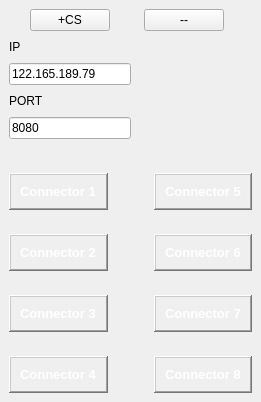
  <widget class="QDockWidget" name="dockWidget">
   <attribute name="dockWidgetArea">
    <number>1</number>
   </attribute>
   <widget class="QWidget" name="dockWidgetContents">
    <layout class="QGridLayout" name="gridLayout">
     <item row="0" column="0">
      <layout class="QVBoxLayout" name="verticalLayout">
       <item>
        <layout class="QHBoxLayout" name="horizontalLayout_2">
         <item>
          <spacer name="horizontalSpacer">
           <property name="orientation">
            <enum>Qt::Horizontal</enum>
           </property>
           <property name="sizeHint" stdset="0">
            <size>
             <width>18</width>
             <height>20</height>
            </size>
           </property>
          </spacer>
         </item>
         <item>
          <widget class="QPushButton" name="pushButton_Add_CS">
           <property name="text">
            <string>+CS</string>
           </property>
          </widget>
         </item>
         <item>
          <spacer name="horizontalSpacer_2">
           <property name="orientation">
            <enum>Qt::Horizontal</enum>
           </property>
           <property name="sizeHint" stdset="0">
            <size>
             <width>28</width>
             <height>20</height>
            </size>
           </property>
          </spacer>
         </item>
         <item>
          <widget class="QPushButton" name="pushButton_Delete">
           <property name="text">
            <string>--</string>
           </property>
          </widget>
         </item>
         <item>
          <spacer name="horizontalSpacer_4">
           <property name="orientation">
            <enum>Qt::Horizontal</enum>
           </property>
           <property name="sizeHint" stdset="0">
            <size>
             <width>28</width>
             <height>20</height>
            </size>
           </property>
          </spacer>
         </item>
        </layout>
       </item>
       <item>
        <layout class="QHBoxLayout" name="horizontalLayout_3">
         <item>
          <widget class="QLabel" name="label_9">
           <property name="text">
            <string>IP</string>
           </property>
          </widget>
         </item>
         <item>
          <spacer name="horizontalSpacer_10">
           <property name="orientation">
            <enum>Qt::Horizontal</enum>
           </property>
           <property name="sizeHint" stdset="0">
            <size>
             <width>98</width>
             <height>20</height>
            </size>
           </property>
          </spacer>
         </item>
        </layout>
       </item>
       <item>
        <layout class="QHBoxLayout" name="horizontalLayout_4">
         <item>
          <widget class="QLineEdit" name="lineEdit_ip">
           <property name="text">
            <string>122.165.189.79</string>
           </property>
          </widget>
         </item>
         <item>
          <spacer name="horizontalSpacer_3">
           <property name="orientation">
            <enum>Qt::Horizontal</enum>
           </property>
           <property name="sizeHint" stdset="0">
            <size>
             <width>98</width>
             <height>20</height>
            </size>
           </property>
          </spacer>
         </item>
        </layout>
       </item>
       <item>
        <layout class="QHBoxLayout" name="horizontalLayout_5">
         <item>
          <widget class="QLabel" name="label_10">
           <property name="text">
            <string>PORT</string>
           </property>
          </widget>
         </item>
         <item>
          <spacer name="horizontalSpacer_6">
           <property name="orientation">
            <enum>Qt::Horizontal</enum>
           </property>
           <property name="sizeHint" stdset="0">
            <size>
             <width>98</width>
             <height>20</height>
            </size>
           </property>
          </spacer>
         </item>
        </layout>
       </item>
       <item>
        <layout class="QHBoxLayout" name="horizontalLayout_6">
         <item>
          <widget class="QLineEdit" name="lineEdit_port">
           <property name="text">
            <string>8080</string>
           </property>
          </widget>
         </item>
         <item>
          <spacer name="horizontalSpacer_5">
           <property name="orientation">
            <enum>Qt::Horizontal</enum>
           </property>
           <property name="sizeHint" stdset="0">
            <size>
             <width>98</width>
             <height>20</height>
            </size>
           </property>
          </spacer>
         </item>
        </layout>
       </item>
       <item>
        <layout class="QHBoxLayout" name="horizontalLayout_9">
         <item>
          <layout class="QVBoxLayout" name="verticalLayout_5">
           <item>
            <spacer name="verticalSpacer_9">
             <property name="orientation">
              <enum>Qt::Vertical</enum>
             </property>
             <property name="sizeHint" stdset="0">
              <size>
               <width>20</width>
               <height>28</height>
              </size>
             </property>
            </spacer>
           </item>
           <item>
            <widget class="QFrame" name="frame_con1">
             <property name="sizePolicy">
              <sizepolicy hsizetype="Expanding" vsizetype="Expanding">
               <horstretch>0</horstretch>
               <verstretch>0</verstretch>
              </sizepolicy>
             </property>
             <property name="frameShape">
              <enum>QFrame::WinPanel</enum>
             </property>
             <property name="frameShadow">
              <enum>QFrame::Raised</enum>
             </property>
             <layout class="QGridLayout" name="gridLayout_12">
              <item row="0" column="0">
               <widget class="QLabel" name="label_88">
                <property name="font">
                 <font>
                  <pointsize>10</pointsize>
                  <weight>75</weight>
                  <bold>true</bold>
                 </font>
                </property>
                <property name="styleSheet">
                 <string notr="true">color:rgb(255, 255, 255)</string>
                </property>
                <property name="text">
                 <string>Connector 1</string>
                </property>
               </widget>
              </item>
             </layout>
            </widget>
           </item>
           <item>
            <spacer name="verticalSpacer_10">
             <property name="orientation">
              <enum>Qt::Vertical</enum>
             </property>
             <property name="sizeHint" stdset="0">
              <size>
               <width>20</width>
               <height>18</height>
              </size>
             </property>
            </spacer>
           </item>
           <item>
            <widget class="QFrame" name="frame_con2">
             <property name="sizePolicy">
              <sizepolicy hsizetype="Expanding" vsizetype="Expanding">
               <horstretch>0</horstretch>
               <verstretch>0</verstretch>
              </sizepolicy>
             </property>
             <property name="frameShape">
              <enum>QFrame::WinPanel</enum>
             </property>
             <property name="frameShadow">
              <enum>QFrame::Raised</enum>
             </property>
             <layout class="QGridLayout" name="gridLayout_13">
              <item row="0" column="0">
               <widget class="QLabel" name="label_89">
                <property name="font">
                 <font>
                  <pointsize>10</pointsize>
                  <weight>75</weight>
                  <bold>true</bold>
                 </font>
                </property>
                <property name="styleSheet">
                 <string notr="true">color:rgb(255, 255, 255)</string>
                </property>
                <property name="text">
                 <string>Connector 2</string>
                </property>
               </widget>
              </item>
             </layout>
            </widget>
           </item>
           <item>
            <spacer name="verticalSpacer_11">
             <property name="orientation">
              <enum>Qt::Vertical</enum>
             </property>
             <property name="sizeHint" stdset="0">
              <size>
               <width>20</width>
               <height>18</height>
              </size>
             </property>
            </spacer>
           </item>
           <item>
            <widget class="QFrame" name="frame_con3">
             <property name="sizePolicy">
              <sizepolicy hsizetype="Expanding" vsizetype="Expanding">
               <horstretch>0</horstretch>
               <verstretch>0</verstretch>
              </sizepolicy>
             </property>
             <property name="frameShape">
              <enum>QFrame::WinPanel</enum>
             </property>
             <property name="frameShadow">
              <enum>QFrame::Raised</enum>
             </property>
             <layout class="QGridLayout" name="gridLayout_14">
              <item row="0" column="0">
               <widget class="QLabel" name="label_90">
                <property name="font">
                 <font>
                  <pointsize>10</pointsize>
                  <weight>75</weight>
                  <bold>true</bold>
                 </font>
                </property>
                <property name="styleSheet">
                 <string notr="true">color:rgb(255, 255, 255)</string>
                </property>
                <property name="text">
                 <string>Connector 3</string>
                </property>
               </widget>
              </item>
             </layout>
            </widget>
           </item>
           <item>
            <spacer name="verticalSpacer_12">
             <property name="orientation">
              <enum>Qt::Vertical</enum>
             </property>
             <property name="sizeHint" stdset="0">
              <size>
               <width>20</width>
               <height>18</height>
              </size>
             </property>
            </spacer>
           </item>
           <item>
            <widget class="QFrame" name="frame_con4">
             <property name="sizePolicy">
              <sizepolicy hsizetype="Expanding" vsizetype="Expanding">
               <horstretch>0</horstretch>
               <verstretch>0</verstretch>
              </sizepolicy>
             </property>
             <property name="frameShape">
              <enum>QFrame::WinPanel</enum>
             </property>
             <property name="frameShadow">
              <enum>QFrame::Raised</enum>
             </property>
             <layout class="QGridLayout" name="gridLayout_15">
              <item row="0" column="0">
               <widget class="QLabel" name="label_91">
                <property name="font">
                 <font>
                  <pointsize>10</pointsize>
                  <weight>75</weight>
                  <bold>true</bold>
                 </font>
                </property>
                <property name="styleSheet">
                 <string notr="true">color:rgb(255, 255, 255)</string>
                </property>
                <property name="text">
                 <string>Connector 4</string>
                </property>
               </widget>
              </item>
             </layout>
            </widget>
           </item>
          </layout>
         </item>
         <item>
          <spacer name="horizontalSpacer_12">
           <property name="orientation">
            <enum>Qt::Horizontal</enum>
           </property>
           <property name="sizeHint" stdset="0">
            <size>
             <width>40</width>
             <height>20</height>
            </size>
           </property>
          </spacer>
         </item>
         <item>
          <layout class="QVBoxLayout" name="verticalLayout_6">
           <item>
            <spacer name="verticalSpacer_13">
             <property name="orientation">
              <enum>Qt::Vertical</enum>
             </property>
             <property name="sizeHint" stdset="0">
              <size>
               <width>20</width>
               <height>28</height>
              </size>
             </property>
            </spacer>
           </item>
           <item>
            <widget class="QFrame" name="frame_con5">
             <property name="sizePolicy">
              <sizepolicy hsizetype="Expanding" vsizetype="Expanding">
               <horstretch>0</horstretch>
               <verstretch>0</verstretch>
              </sizepolicy>
             </property>
             <property name="frameShape">
              <enum>QFrame::WinPanel</enum>
             </property>
             <property name="frameShadow">
              <enum>QFrame::Raised</enum>
             </property>
             <layout class="QGridLayout" name="gridLayout_16">
              <item row="0" column="0">
               <widget class="QLabel" name="label_92">
                <property name="font">
                 <font>
                  <pointsize>10</pointsize>
                  <weight>75</weight>
                  <bold>true</bold>
                 </font>
                </property>
                <property name="styleSheet">
                 <string notr="true">color:rgb(255, 255, 255)</string>
                </property>
                <property name="text">
                 <string>Connector 5</string>
                </property>
               </widget>
              </item>
             </layout>
            </widget>
           </item>
           <item>
            <spacer name="verticalSpacer_14">
             <property name="orientation">
              <enum>Qt::Vertical</enum>
             </property>
             <property name="sizeHint" stdset="0">
              <size>
               <width>20</width>
               <height>18</height>
              </size>
             </property>
            </spacer>
           </item>
           <item>
            <widget class="QFrame" name="frame_con6">
             <property name="sizePolicy">
              <sizepolicy hsizetype="Expanding" vsizetype="Expanding">
               <horstretch>0</horstretch>
               <verstretch>0</verstretch>
              </sizepolicy>
             </property>
             <property name="frameShape">
              <enum>QFrame::WinPanel</enum>
             </property>
             <property name="frameShadow">
              <enum>QFrame::Raised</enum>
             </property>
             <layout class="QGridLayout" name="gridLayout_17">
              <item row="0" column="0">
               <widget class="QLabel" name="label_93">
                <property name="font">
                 <font>
                  <pointsize>10</pointsize>
                  <weight>75</weight>
                  <bold>true</bold>
                 </font>
                </property>
                <property name="styleSheet">
                 <string notr="true">color:rgb(255, 255, 255)</string>
                </property>
                <property name="text">
                 <string>Connector 6</string>
                </property>
               </widget>
              </item>
             </layout>
            </widget>
           </item>
           <item>
            <spacer name="verticalSpacer_15">
             <property name="orientation">
              <enum>Qt::Vertical</enum>
             </property>
             <property name="sizeHint" stdset="0">
              <size>
               <width>20</width>
               <height>18</height>
              </size>
             </property>
            </spacer>
           </item>
           <item>
            <widget class="QFrame" name="frame_con7">
             <property name="sizePolicy">
              <sizepolicy hsizetype="Expanding" vsizetype="Expanding">
               <horstretch>0</horstretch>
               <verstretch>0</verstretch>
              </sizepolicy>
             </property>
             <property name="frameShape">
              <enum>QFrame::WinPanel</enum>
             </property>
             <property name="frameShadow">
              <enum>QFrame::Raised</enum>
             </property>
             <layout class="QGridLayout" name="gridLayout_18">
              <item row="0" column="0">
               <widget class="QLabel" name="label_94">
                <property name="font">
                 <font>
                  <pointsize>10</pointsize>
                  <weight>75</weight>
                  <bold>true</bold>
                 </font>
                </property>
                <property name="styleSheet">
                 <string notr="true">color:rgb(255, 255, 255)</string>
                </property>
                <property name="text">
                 <string>Connector 7</string>
                </property>
               </widget>
              </item>
             </layout>
            </widget>
           </item>
           <item>
            <spacer name="verticalSpacer_16">
             <property name="orientation">
              <enum>Qt::Vertical</enum>
             </property>
             <property name="sizeHint" stdset="0">
              <size>
               <width>20</width>
               <height>18</height>
              </size>
             </property>
            </spacer>
           </item>
           <item>
            <widget class="QFrame" name="frame_con8">
             <property name="sizePolicy">
              <sizepolicy hsizetype="Expanding" vsizetype="Expanding">
               <horstretch>0</horstretch>
               <verstretch>0</verstretch>
              </sizepolicy>
             </property>
             <property name="frameShape">
              <enum>QFrame::WinPanel</enum>
             </property>
             <property name="frameShadow">
              <enum>QFrame::Raised</enum>
             </property>
             <layout class="QGridLayout" name="gridLayout_19">
              <item row="0" column="0">
               <widget class="QLabel" name="label_95">
                <property name="font">
                 <font>
                  <pointsize>10</pointsize>
                  <weight>75</weight>
                  <bold>true</bold>
                 </font>
                </property>
                <property name="styleSheet">
                 <string notr="true">color:rgb(255, 255, 255)</string>
                </property>
                <property name="text">
                 <string>Connector 8</string>
                </property>
               </widget>
              </item>
             </layout>
            </widget>
           </item>
          </layout>
         </item>
        </layout>
       </item>
      </layout>
     </item>
    </layout>
   </widget>
  </widget>
